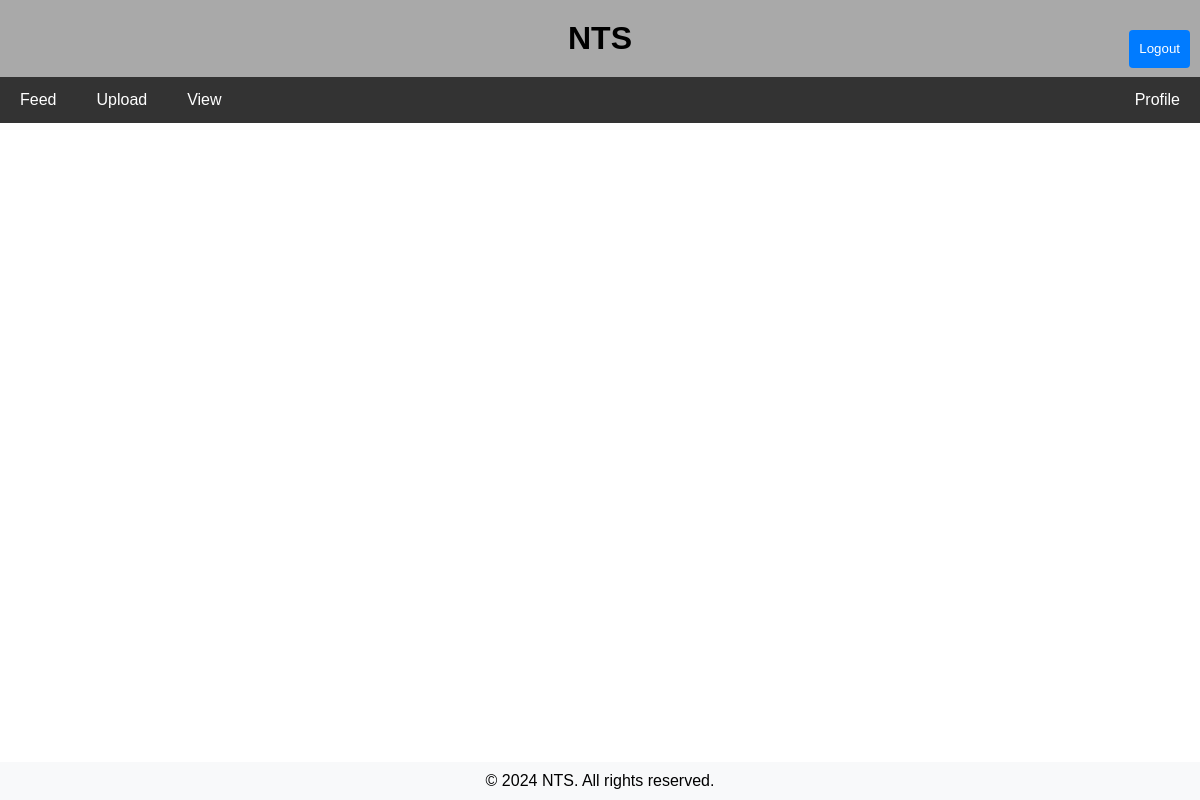
Page /feed/ (signed in) on the earlier database version.
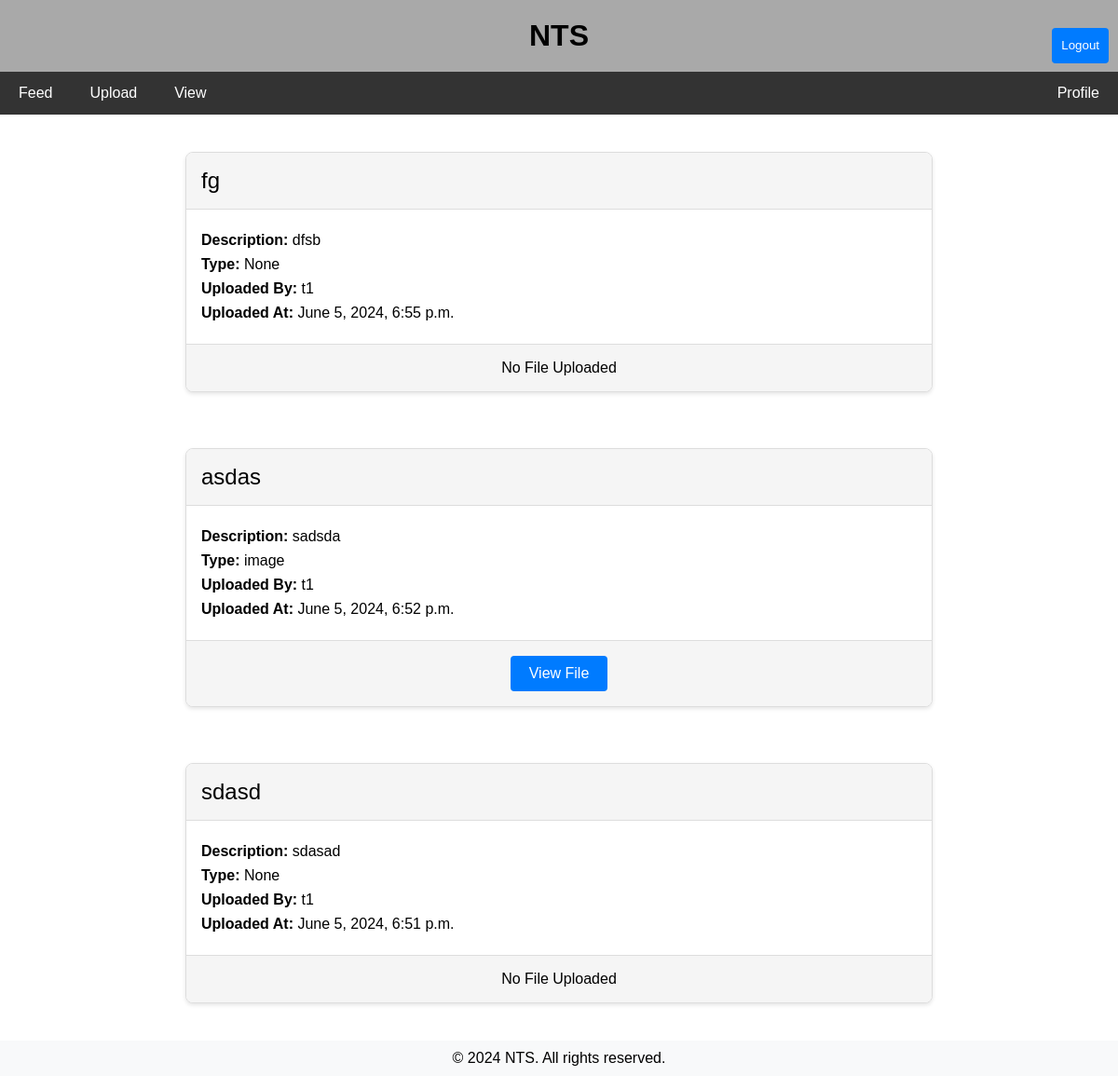
Same page on the later database version.
### Notification/models.py (models this page shows, shortened)
class Media(models.Model):
    MEDIA_TYPES = (
        ('image', 'Image'),
        ('video', 'Video'),
        ('audio', 'Audio'),
        ('document', 'Document'),
    )
    title = models.CharField(max_length=100)
    description = models.TextField(blank=True)
    media_type = models.CharField(max_length=20, choices=MEDIA_TYPES, null=True, blank=True)
    file = models.FileField(upload_to='media_files/',null=True, blank=True)
    pgm = models.ForeignKey(Programme, on_delete=models.CASCADE)
    student = models.BooleanField(default=False)
    teacher = models.BooleanField(default=False)
    uploaded_by = models.ForeignKey(settings.AUTH_USER_MODEL, on_delete=models.CASCADE)
    uploaded_at = models.DateTimeField(auto_now_add=True)

### Notification/views.py (the view, shortened to what this page needs)
# urls.py: path('feed/', feed, name='feed'),
@login_required
@add_user_context
def feed(request, context):
    current_user = request.user
    teacher = Teacher.objects.filter(user=current_user)
    if teacher.exists():
        medias = Media.objects.filter(teacher=True).order_by(F('uploaded_at').desc())[:20]
        context.update({'medias':medias})
        return render(request,'Notification/feed.html',context)

### Notification/views.py (called while the page is built)
def add_user_context(view_func):
    @wraps(view_func)
    def _wrapped_view(request, *args, **kwargs):
        context = {
            'user': request.user,
            'is_superuser': request.user.is_superuser,
            'is_teacher': hasattr(request.user, 'teacher'),
            'is_student': hasattr(request.user, 'student'),
        }
        return view_func(request, context, *args, **kwargs)
    return _wrapped_view

### Notification/templates/Notification/feed.html (shortened to what this page needs)
{% extends "base.html" %}
{% block content %}
<div class="feed-container">
    {% for item in medias %}
    <div class="card">
        <div class="card-header">
            <h2>{{ item.title }}</h2>
        </div>
        <div class="card-body">
            <p><strong>Description:</strong> {{ item.description }}</p>
            <p><strong>Type:</strong> {{ item.media_type }}</p>
            <p><strong>Uploaded By:</strong> {{ item.uploaded_by }}</p>
            <p><strong>Uploaded At:</strong> {{ item.uploaded_at }}</p>
        </div>
        <div class="card-footer">
            {% if item.file %}
                <a href="{{ item.file.url }}" class="btn" target="_blank">View File</a>
            {% else %}
                <span>No File Uploaded</span>
            {% endif %}
        </div>
    </div>
    {% endfor %}
</div>
{% endblock %}

### Notification/templates/base.html (shortened to what this page needs)
{% load static %}
<!DOCTYPE html>
<html lang="en">
<head>
    {% block link %}
        <link rel="stylesheet" type="text/css" href="{% static 'css/base.css' %}">
    {% endblock %}
</head>
<body>
    <div class="wrapper">
        <header class="header">
            <h1 id="brand">NTS</h1>
            <div class="logout-div">
                <form action="{% url 'logout' %}" method="POST">
                    <button type="submit">Logout</button>
                </form>
            </div>
            <nav class="navbar">
                <a href="{% url 'profile' %}" class="right">Profile</a>
                <a href="{% url 'feed' %}">Feed</a>
                {% if principal %}
                    <a href="{% url 'media_upload' %}">Upload</a>
                    <a href="{% url 'teacher_view' %}">View</a>
                {% elif is_teacher %}
                    <a href="{% url 'media_upload' %}">Upload</a>
                    <a href="{% url 'teacher_view' %}">View</a>
                {% endif %}
            </nav>
        </header>
        <main class="container">
            {% block content %}
            {% endblock %}
        </main>
    </div>
    <footer class="footer">
        <p>&copy; 2024 NTS. All rights reserved.</p>
    </footer>
</body>
</html>

### Notification/static/css/base.css (style rules this page uses)
body, div, h2, p, a, span { margin: 0; padding: 0; border: 0; outline: 0; font-weight: inherit; font-style: inherit; font-size: 100%; font-family: inherit; vertical-align: baseline; }
.footer { background-color: #f8f9fa; text-align: center; padding: 10px 20px; }
body { font-family: Arial, sans-serif; font-size: 16px; display: flex; flex-direction: column; min-height: 100vh; }
.logout-div { position: absolute; top: 10px; right: 10px; }
.logout-div button[type="submit"] { float: right; height:1cm; }
#brand { text-align: center; vertical-align:auto; margin-top: 0%; margin-bottom: 0%; padding-top: 20px; padding-bottom: 20px; background-color: darkgray; }
.navbar { background-color: #333; overflow: hidden; }
.navbar a { float: left; display: block; color: white; text-align: center; padding: 14px 20px; text-decoration: none; }
.navbar a.right { float: right; }
.container { max-width: 1200px; margin: 0 auto; padding: 20px; }
button[type="submit"] { background-color: #007bff; color: #fff; padding: 10px; border: none; border-radius: 4px; cursor: pointer; margin-top: 20px; }
footer { background-color: #d1d1d1; text-align: center; padding: 10px 20px; margin-top: auto; }
.feed-container { display: flex; flex-direction: column; gap: 20px; align-items: center; }
.card { background-color: #fff; border: 1px solid #ddd; border-radius: 8px; box-shadow: 0 2px 4px rgba(0, 0, 0, 0.1); width: 80%; max-width: 800px; margin: 20px 0; overflow: hidden; transition: transform 0.3s; }
.card-header { background-color: #f5f5f5; padding: 16px; border-bottom: 1px solid #ddd; }
.card-header h2 { font-size: 24px; margin: 0; }
.card-body { padding: 16px; }
.card-body p { margin: 8px 0; }
.card-footer { background-color: #f5f5f5; padding: 16px; border-top: 1px solid #ddd; text-align: center; }
.card-footer .btn { background-color: #007bff; color: #fff; padding: 10px 20px; border: none; border-radius: 4px; text-decoration: none; display: inline-block; transition: background-color 0.3s; }

Differences in the rows shown:
added Media: title "fg", description "dfsb", media_type "None", uploaded_by "t1", uploaded_at "June 5, 2024, 6:55 p.m.", file "No File Uploaded"
added Media: title "asdas", description "sadsda", media_type "image", uploaded_by "t1", uploaded_at "June 5, 2024, 6:52 p.m."
added Media: title "sdasd", description "sdasad", media_type "None", uploaded_by "t1", uploaded_at "June 5, 2024, 6:51 p.m.", file "No File Uploaded"
